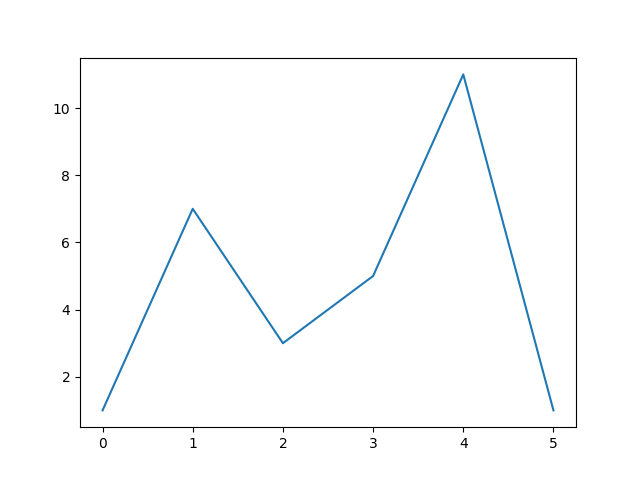

Python code for this plot:
import matplotlib.pyplot as plt
plt.plot([1, 7, 3, 5, 11, 1])
plt.show()
